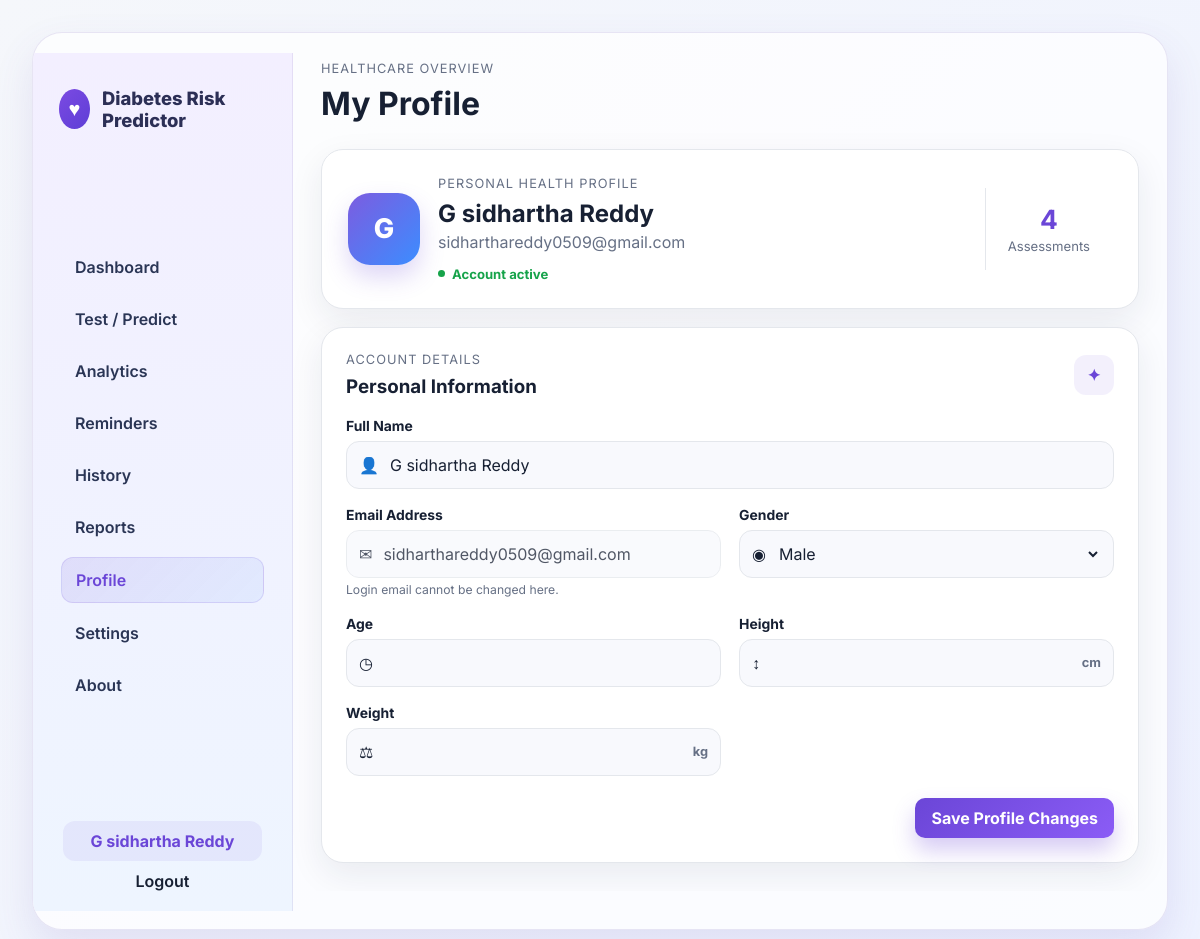
Screenshot of /profile (signed in) with the database file from the repository.
### tables this page shows
CREATE TABLE users (
            id INTEGER PRIMARY KEY AUTOINCREMENT,
            full_name TEXT NOT NULL,
            email TEXT NOT NULL UNIQUE,
            password_hash TEXT NOT NULL,
            created_at TEXT NOT NULL DEFAULT CURRENT_TIMESTAMP
        , gender TEXT, age INTEGER, height_cm REAL, weight_kg REAL, role TEXT NOT NULL DEFAULT 'patient', theme TEXT NOT NULL DEFAULT 'light', notifications_enabled INTEGER NOT NULL DEFAULT 1, reminders_enabled INTEGER NOT NULL DEFAULT 1, last_login TEXT);

### backend/auth.py (the view)
    def wrapped(*args, **kwargs):
        if 'user_id' not in session:
            return redirect(url_for('login'))
        return view(*args, **kwargs)

### app.py (called while the page is built)
@app.context_processor
def inject_base_context():
    user_id = session.get('user_id')
    user = get_user(user_id) if user_id is not None else None
    user_reminders = []
    reminder_count = 0
    if user_id is not None:
        reminder_rows = get_db().execute(
            'SELECT * FROM reminders WHERE user_id = ? ORDER BY date ASC, time ASC LIMIT 5',
            (user_id,),
        ).fetchall()
        user_reminders = [dict(row) for row in reminder_rows]
        reminder_count = len(user_reminders)
    active_theme = get_active_theme(user)
    return {
        'user': user,
        'current_user': user,
        'active_theme': active_theme,
        'header_reminders': user_reminders,
        'header_reminder_count': reminder_count,
    }

### backend/auth.py (called while the page is built)
def normalize_theme(value):
    theme = str(value or 'light').strip().lower()
    return theme if theme in ALLOWED_THEMES else 'light'

def login_required(view):
    def wrapped(*args, **kwargs):
        if 'user_id' not in session:
            return redirect(url_for('login'))
        return view(*args, **kwargs)
    wrapped.__name__ = view.__name__
    return wrapped

def get_user(user_id):
    row = get_db().execute('SELECT * FROM users WHERE id = ?', (user_id,)).fetchone()
    if not row:
        return None
    user = dict(row)
    user['theme'] = normalize_theme(user.get('theme'))
    return user

def get_active_theme(user=None):
    if user and isinstance(user, dict):
        return normalize_theme(user.get('theme'))
    return 'light'

### backend/database.py (called while the page is built)
def get_db():
    if 'db' not in g:
        conn = sqlite3.connect(current_app.config['DATABASE'])
        conn.row_factory = sqlite3.Row
        conn.execute('PRAGMA foreign_keys = ON')
        g.db = conn
    return g.db

### routes/profile_routes.py (called while the page is built, shortened)
def register_profile_routes(app):
    @app.route('/profile', methods=['GET', 'POST'])
    @login_required
    def profile():
        user_id = session['user_id']
        user = get_user(user_id)
        bmi = None
        if user and user.get('height_cm') and user.get('weight_kg'):
            height_m = float(user['height_cm']) / 100
            if height_m > 0:
                bmi = round(float(user['weight_kg']) / (height_m ** 2), 1)
        assessment_count = get_db().execute('SELECT COUNT(*) FROM predictions WHERE user_id = ?', (user_id,)).fetchone()[0]
        return render_template('profile.html', user=user, assessment_count=assessment_count, bmi=bmi)

### templates/profile.html (shortened to what this page needs)
{% extends 'base.html' %}
{% block page_title %}My Profile{% endblock %}
{% block content %}
<div class="profile-page">
  <section class="profile-hero card-surface">
    <div class="profile-avatar">{{ (user.full_name or 'U')[0]|upper }}</div>
    <div class="profile-hero-copy">
      <p class="eyebrow">Personal health profile</p>
      <h2>{{ user.full_name or 'Your Profile' }}</h2>
      <p>{{ user.email }}</p>
      <span class="profile-status"><span></span> Account active</span>
    </div>
    <div class="profile-hero-stat"><strong>{{ assessment_count }}</strong><span>Assessments</span></div>
  </section>
  <div class="profile-layout">
    <section class="card-surface profile-card">
      <div class="section-heading"><div><p class="eyebrow">Account details</p><h3>Personal Information</h3></div><span class="section-icon">✦</span></div>
      <form method="post" class="profile-form">
        <div class="profile-field full-span"><label>Full Name</label><div class="profile-input-wrap"><span>👤</span><input name="full_name" value="{{ user.full_name }}" required></div></div>
        <div class="profile-field"><label>Email Address</label><div class="profile-input-wrap readonly"><span>✉</span><input value="{{ user.email }}" disabled></div><small>Login email cannot be changed here.</small></div>
        <div class="profile-field"><label>Gender</label><div class="profile-input-wrap"><span>◉</span><select name="gender"><option value="Male" {% if user.gender=='Male' %}selected{% endif %}>Male</option></select></div></div>
        <div class="profile-field"><label>Age</label><div class="profile-input-wrap"><span>◷</span><input type="number" name="age" value="{{ user.age or '' }}" min="1" max="120"></div></div>
        <div class="profile-field"><label>Height</label><div class="profile-input-wrap"><span>↕</span><input type="number" step="0.1" name="height_cm" value="{{ user.height_cm or '' }}" min="50" max="250"><b>cm</b></div></div>
        <div class="profile-field"><label>Weight</label><div class="profile-input-wrap"><span>⚖</span><input type="number" step="0.1" name="weight_kg" value="{{ user.weight_kg or '' }}" min="20" max="300"><b>kg</b></div></div>
        <div class="full-span profile-actions"><button class="primary-btn" type="submit">Save Profile Changes</button></div>
      </form>
    </section>
  </div>
</div>
{% endblock %}

### templates/base.html (shortened to what this page needs)
<!DOCTYPE html>
<html lang="en">
  <head>
    <link rel="stylesheet" href="{{ url_for('static', filename='css/styles.css') }}" />
  </head>
  <body class="app-body {% block body_class %}{% endblock %}" data-theme="{{ active_theme or 'light' }}">
    {% if session.get('user_id') %}
      <div class="app-shell">
        <aside class="sidebar">
          <div class="brand-block">
            <div class="brand-mark">♥</div>
            <div>
              <div class="brand-name">Diabetes Risk Predictor</div>
            </div>
          </div>
          <nav class="nav-menu">
            <a href="{{ url_for('dashboard') }}" class="nav-link {% if request.path == '/dashboard' %}active{% endif %}">Dashboard</a>
            <a href="{{ url_for('predict') }}" class="nav-link {% if request.path == '/predict' %}active{% endif %}">Test / Predict</a>
            <a href="{{ url_for('analytics') }}" class="nav-link {% if request.path == '/analytics' %}active{% endif %}">Analytics</a>
            <a href="{{ url_for('reminders') }}" class="nav-link {% if request.path.startswith('/reminders') %}active{% endif %}">Reminders</a>
            <a href="{{ url_for('history') }}" class="nav-link {% if request.path.startswith('/history') %}active{% endif %}">History</a>
            <a href="{{ url_for('reports') }}" class="nav-link {% if request.path.startswith('/reports') or request.path.startswith('/export') %}active{% endif %}">Reports</a>
            <a href="{{ url_for('profile') }}" class="nav-link {% if request.path.startswith('/profile') %}active{% endif %}">Profile</a>
            <a href="{{ url_for('settings') }}" class="nav-link {% if request.path.startswith('/settings') %}active{% endif %}">Settings</a>
            <a href="{{ url_for('about') }}" class="nav-link {% if request.path == '/about' %}active{% endif %}">About</a>
          </nav>
          <div class="sidebar-footer">
            <div class="user-chip">{{ session.get('user_name', 'User') }}</div>
            <a href="{{ url_for('logout') }}" class="logout-link">Logout</a>
          </div>
        </aside>
        <main class="main-panel">
          <header class="topbar">
            <div>
              <p class="eyebrow">Healthcare overview</p>
              <h1>{% block page_title %}Dashboard{% endblock %}</h1>
            </div>
          </header>
          {% block content %}{% endblock %}
        </main>
      </div>
    {% else %}
      {% block auth_content %}{% endblock %}
    {% endif %}
  </body>
</html>

### rows the page displays
users: get "G sidhartha Reddy", full_name "G", full_name "G sidhartha Reddy", email "sidharthareddy0509@gmail.com", gender "Male"

### other values shown
{{ assessment_count }} "4"
